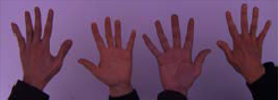
#> input picture TP1/white_patch/test_blue.png, 278 x 100 px; its folder holds only this picture in this run
$ jupyter execute --allow-errors tp1.ipynb   (shell and % lines are left out)
#> lines starting #> are read from the running program, lines starting #| are printed output that depends on the picture
[cell 1]
import numpy as np
import cv2 as cv
import matplotlib.pyplot as plt
from pathlib import Path

[cell 2]
#help(cv.imread)

[cell 3]
folder = Path('./white_patch')

images = []
for file_path in folder.iterdir():
    if file_path.is_file():
        images.append(cv.imread(str(file_path)))

#for image in images:
#    plt.imshow(cv.cvtColor(image, cv.COLOR_BGR2RGB))
#    plt.show()

[cell 4]
def white_patch(input_image:np.ndarray) -> np.ndarray:
    blue, green, red = cv.split(input_image)
    max_red = np.max(red)
    max_green = np.max(green)
    max_blue = np.max(blue)

    red = (red / max_red * 255).astype(np.uint8) if max_red != 0 else np.zeros_like(red)
    green = (green / max_green * 255).astype(np.uint8) if max_green != 0 else np.zeros_like(green)
    blue = (blue / max_blue * 255).astype(np.uint8) if max_blue != 0 else np.zeros_like(blue)

    return cv.merge([blue, green, red])

[cell 5]
fig, axes = plt.subplots(nrows=len(images), ncols=2, figsize=(10, 4 * len(images)))

#> (the rest of this cell did not finish here and is left out)

El algoritmo es bueno en casos donde se necesita resaltar los blancos. Esto se puede observar, particularmente, en las imágenes de las manos. En casos como las imágenes de los aliens, pareciera que la falta de blancos hace que el output no tenga mucha variación con respecto a la imagen de entrada.
Por otro lado, haciendo pruebas, si la imagen tuviese algún pixel con ruido, podría perturbar el parcheo, es decir, es muy sensible a los píxeles, dejo un ejemplo a continuación.

[cell 6]
def white_patch_with_noise(input_image:np.ndarray) -> np.ndarray:
    blue, green, red = cv.split(input_image)
    max_red = 2
    max_green = np.max(green)
    max_blue = np.max(blue)

    # Altero el pixel máx. del rojo para interpretar que hay alguno con ruido
    red = (red / max_red * 255).astype(np.uint8) if max_red != 0 else np.zeros_like(red)
    green = (green / max_green * 255).astype(np.uint8) if max_green != 0 else np.zeros_like(green)
    blue = (blue / max_blue * 255).astype(np.uint8) if max_blue != 0 else np.zeros_like(blue)

    return cv.merge([blue, green, red])

test = cv.imread('white_patch/wp_red.png')

fig, axes = plt.subplots(nrows=1, ncols=3, figsize=(15, 5))

#> (the rest of this cell did not finish here and is left out)

----------------------------------------------------------

[cell 7]
images = [cv.imread('img1_tp.png', cv.IMREAD_GRAYSCALE),cv.imread('img2_tp.png', cv.IMREAD_GRAYSCALE), cv.imread('segmentacion.png', cv.IMREAD_GRAYSCALE) ]
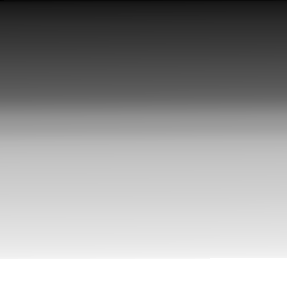
#> input picture TP1/img1_tp.png, 287 x 288 px
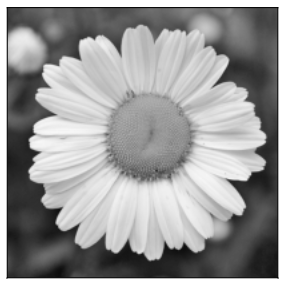
#> input picture TP1/img2_tp.png, 287 x 288 px
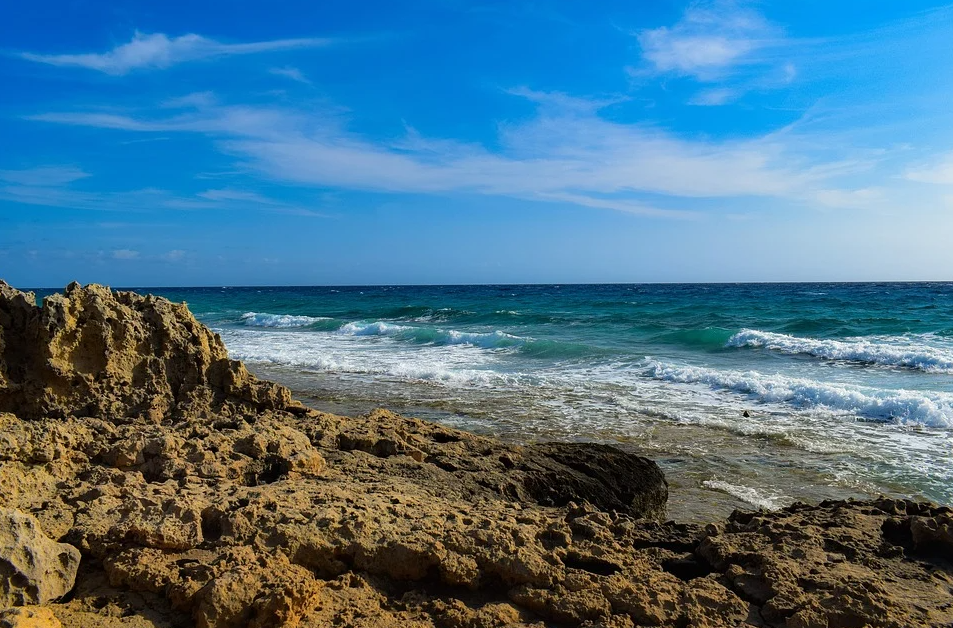
#> input picture TP1/segmentacion.png, 953 x 628 px

fig, axes = plt.subplots(nrows=1, ncols=3, figsize=(15, 5))
axes[0].imshow(images[0], cmap='gray', vmin=0, vmax=255)
axes[1].imshow(images[1], cmap='gray', vmin=0, vmax=255)
axes[2].imshow(images[2], cmap='gray', vmin=0, vmax=255)
plt.show()
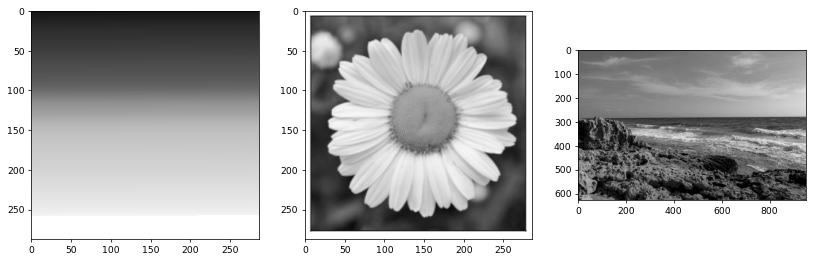
#> figure drawn by matplotlib, 3 panels

[cell 8]
fig, axes = plt.subplots(nrows=1, ncols=3, figsize=(15, 5))

hist1,bins1 = np.histogram(images[0].ravel(), 56, [0, 256])
#> hist1 = 56 values, max 8400 at index 55, min 0 at index 1, mean 1476; bins1 = 57 values from 0 to 256
hist2,bins2 = np.histogram(images[1].ravel(),56,[0,256])
#> hist2 has the same summary as hist1; bins2 = 57 values from 0 to 256
hist3,bins3 = np.histogram(images[2].ravel(),56,[0,256])
#> hist3 = 56 values, max 33301 at index 28, min 1 at index 5, mean 10687.2; bins3 = 57 values from 0 to 256

axes[0].plot(hist1)
axes[1].plot(hist2)
axes[2].plot(hist3)
plt.show()
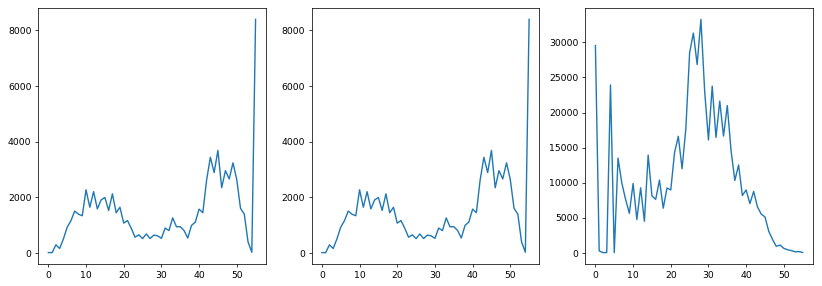
#> figure drawn by matplotlib, 3 panels; panel 1: curve peaks at x = 55, y = 8400; panel 2: curve peaks at x = 55, y = 8400; panel 3: curve peaks at x = 28, y = 33301
